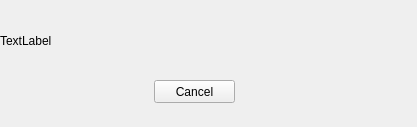
<?xml version="1.0" encoding="UTF-8"?>
<ui version="4.0">
 <class>PrintInfoBar</class>
 <widget class="QWidget" name="PrintInfoBar">
  <property name="geometry">
   <rect>
    <x>0</x>
    <y>0</y>
    <width>417</width>
    <height>127</height>
   </rect>
  </property>
  <property name="sizePolicy">
   <sizepolicy hsizetype="Fixed" vsizetype="Fixed">
    <horstretch>0</horstretch>
    <verstretch>0</verstretch>
   </sizepolicy>
  </property>
  <property name="minimumSize">
   <size>
    <width>417</width>
    <height>127</height>
   </size>
  </property>
  <property name="maximumSize">
   <size>
    <width>417</width>
    <height>127</height>
   </size>
  </property>
  <property name="windowTitle">
   <string>PrintInfoBar</string>
  </property>
  <widget class="QLabel" name="lbInfo">
   <property name="geometry">
    <rect>
     <x>0</x>
     <y>20</y>
     <width>411</width>
     <height>41</height>
    </rect>
   </property>
   <property name="text">
    <string>TextLabel</string>
   </property>
  </widget>
  <widget class="QPushButton" name="btnCancel">
   <property name="geometry">
    <rect>
     <x>154</x>
     <y>80</y>
     <width>81</width>
     <height>23</height>
    </rect>
   </property>
   <property name="text">
    <string>Cancel</string>
   </property>
  </widget>
 </widget>
 <layoutdefault spacing="6" margin="11"/>
 <resources/>
 <connections/>
</ui>
